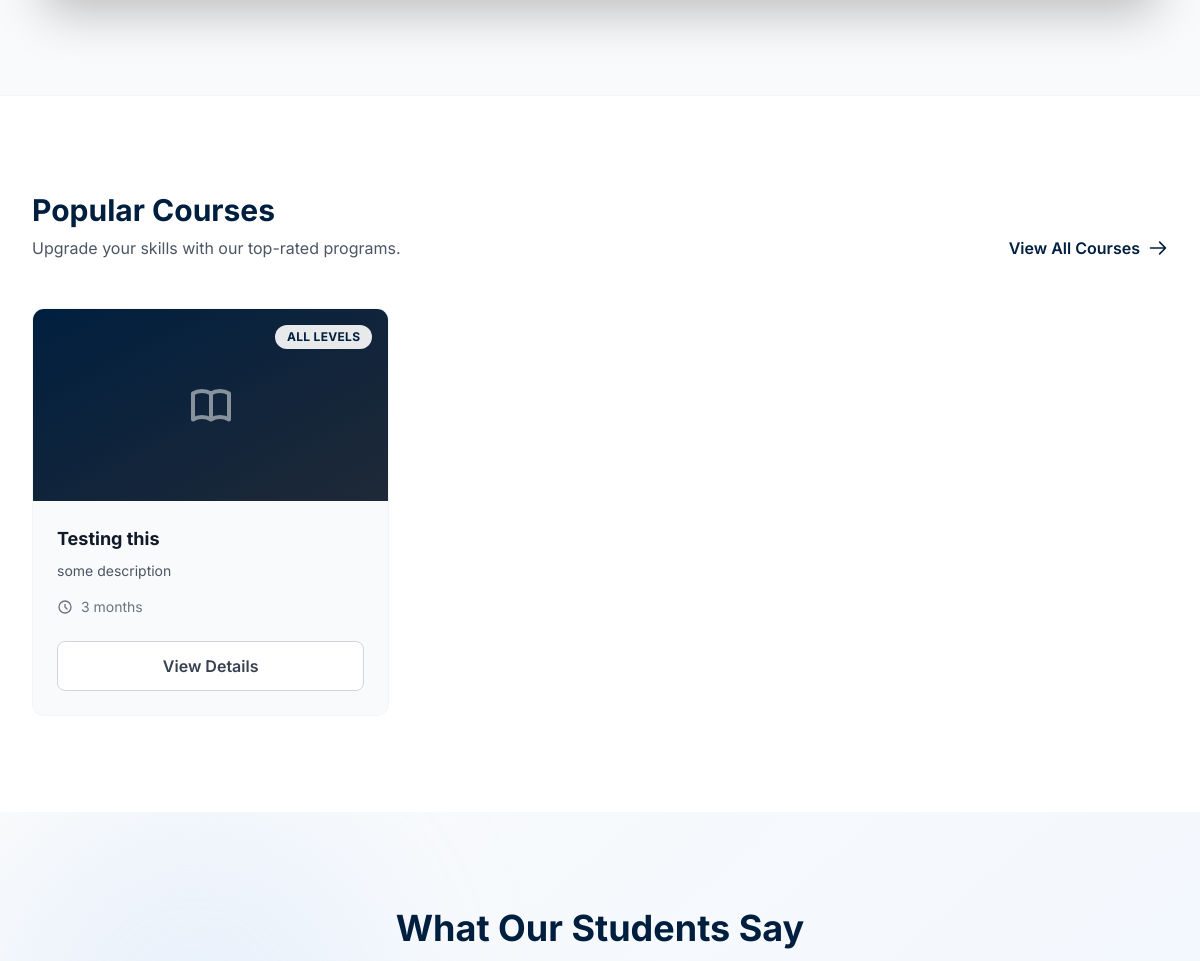
The app's page / (middle part), older data.
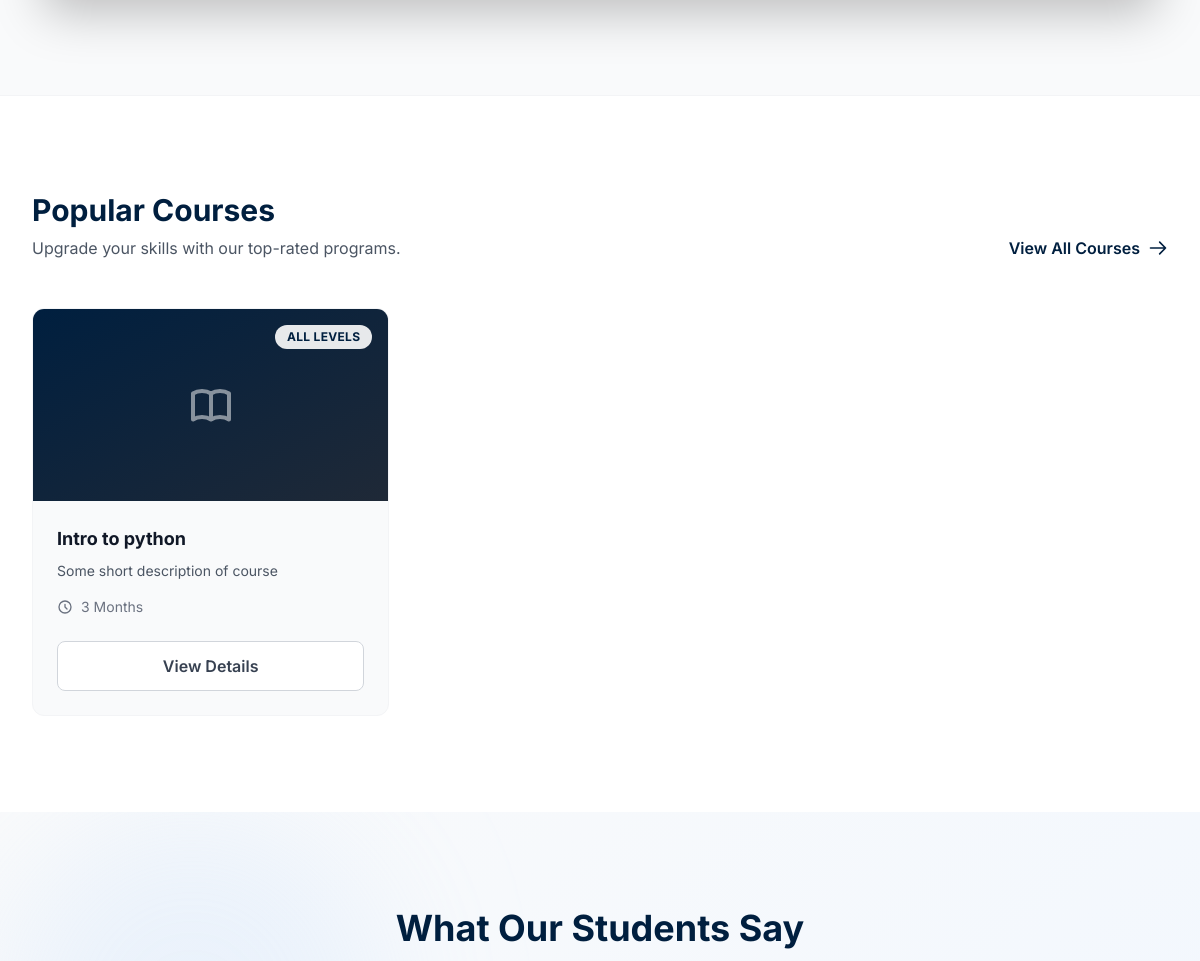
The same page, newer data.
### courses/models.py (models this page shows, shortened)
class Course(models.Model):
    title = models.CharField(max_length=200)
    description = models.TextField(blank=True, null=True)
    short_description = models.CharField(max_length=300, blank=True)
    image = models.ImageField(upload_to='course_images/', blank=True, null=True,  storage=MediaCloudinaryStorage())  # Explicitly set the storage)
    features = models.TextField(help_text="Enter features separated by new lines", blank=True, null=True)
    duration = models.CharField(max_length=100, help_text="e.g., 3 months, 6 weeks", blank=True, null=True)
    price = models.DecimalField(max_digits=10, decimal_places=2, default=0.00, null=True, blank=True)
    certification = models.BooleanField(default=True)
    is_active = models.BooleanField(default=True)
    created_at = models.DateTimeField(default=timezone.now)
    updated_at = models.DateTimeField(auto_now=True)
    class Meta:
        ordering = ['-created_at']

### core/views.py (the view)
# urls.py: path('', views.home, name='home'),
def home(request):
    featured_courses = Course.objects.filter(is_active=True)[:3]
    context = {
        'featured_courses': featured_courses,
    }
    return render(request, 'core/home.html', context)

### templates/core/home.html (shortened to what this page needs)
{% extends 'core/base.html' %}
{% load static %}
{% block content %}
<section class="py-24 bg-gray-50 relative">
</section>
{% if featured_courses %}
<section class="py-24 bg-white border-t border-gray-100">
    <div class="max-w-7xl mx-auto px-4 sm:px-6 lg:px-8">
        <div class="flex justify-between items-end mb-12">
            <div>
                <h2 class="text-3xl font-bold text-brand-navy mb-2">Popular Courses</h2>
                <p class="text-gray-600">Upgrade your skills with our top-rated programs.</p>
            </div>
            <a href="{% url 'courses:course_list' %}" class="hidden md:inline-flex items-center font-semibold text-brand-navy hover:text-blue-700 transition-colors">
                View All Courses <svg class="w-5 h-5 ml-2" fill="none" stroke="currentColor" viewBox="0 0 24 24"><path stroke-linecap="round" stroke-linejoin="round" stroke-width="2" d="M14 5l7 7m0 0l-7 7m7-7H3"></path></svg>
            </a>
        </div>
        <div class="grid grid-cols-1 md:grid-cols-3 gap-8">
            {% for course in featured_courses %}
            <div class="bg-gray-50 rounded-xl overflow-hidden hover:shadow-lg transition-shadow duration-300 border border-gray-100 flex flex-col h-full">
                <div class="h-48 relative overflow-hidden group">
                        <div class="w-full h-full bg-gradient-to-br from-brand-navy to-gray-800 flex items-center justify-center">
                        </div>
                    <div class="absolute top-4 right-4 bg-white/90 backdrop-blur text-brand-navy text-xs font-bold px-3 py-1 rounded-full uppercase tracking-wide">
                        {{ course.level|default:"All Levels" }}
                    </div>
                </div>
                <div class="p-6 flex-grow flex flex-col">
                    <h3 class="text-lg font-bold text-gray-900 mb-2">{{ course.title }}</h3>
                    <p class="text-gray-600 text-sm mb-4 line-clamp-2 flex-grow">{{ course.short_description|default:course.description }}</p>
                    <div class="flex items-center text-sm text-gray-500 mb-6">
                        <svg class="w-4 h-4 mr-2" fill="none" stroke="currentColor" viewBox="0 0 24 24"><path stroke-linecap="round" stroke-linejoin="round" stroke-width="2" d="M12 8v4l3 3m6-3a9 9 0 11-18 0 9 9 0 0118 0z"></path></svg>
                        {{ course.duration }}
                    </div>
                    <a href="{% url 'courses:course_detail' course.pk %}" class="w-full block text-center py-3 bg-white border border-gray-300 text-gray-700 font-semibold rounded-lg hover:bg-brand-navy hover:text-white hover:border-brand-navy transition-all">
                        View Details
                    </a>
                </div>
            </div>
            {% endfor %}
        </div>
    </div>
</section>
{% endif %}
<section class="py-24 bg-gradient-to-br from-gray-50 to-blue-50 relative overflow-hidden">
    <div class="absolute top-0 left-0 w-96 h-96 bg-blue-200 rounded-full mix-blend-multiply filter blur-3xl opacity-20 animate-blob"></div>
    <div class="max-w-7xl mx-auto px-4 sm:px-6 lg:px-8 relative z-10">
        <div class="text-center max-w-3xl mx-auto mb-16">
            <h2 class="text-3xl md:text-4xl font-bold text-brand-navy mb-4">What Our Students Say</h2>
        </div>
    </div>
</section>
{% endblock %}

### templates/core/base.html (shortened to what this page needs)
<!DOCTYPE html>
<html lang="en" class="scroll-smooth">
<head>
    {% load static %}
    <script src="https://cdn.tailwindcss.com"></script>
</head>
<body class="bg-gray-50 text-gray-900 antialiased flex flex-col min-h-screen">
    <main class="flex-grow">
        {% block content %}{% endblock %}
    </main>
</body>
</html>

### templates/core/base.html (style rules this page uses)
body { font-family: 'Inter', sans-serif; }

Row changes from the older to the newer data that the page shows:
removed Course: level "ALL LEVELS", title "Testing this", short_description "some description", duration "3 months"
added Course: level "ALL LEVELS", title "Intro to python", short_description "Some short description of course", duration "3 Months"
